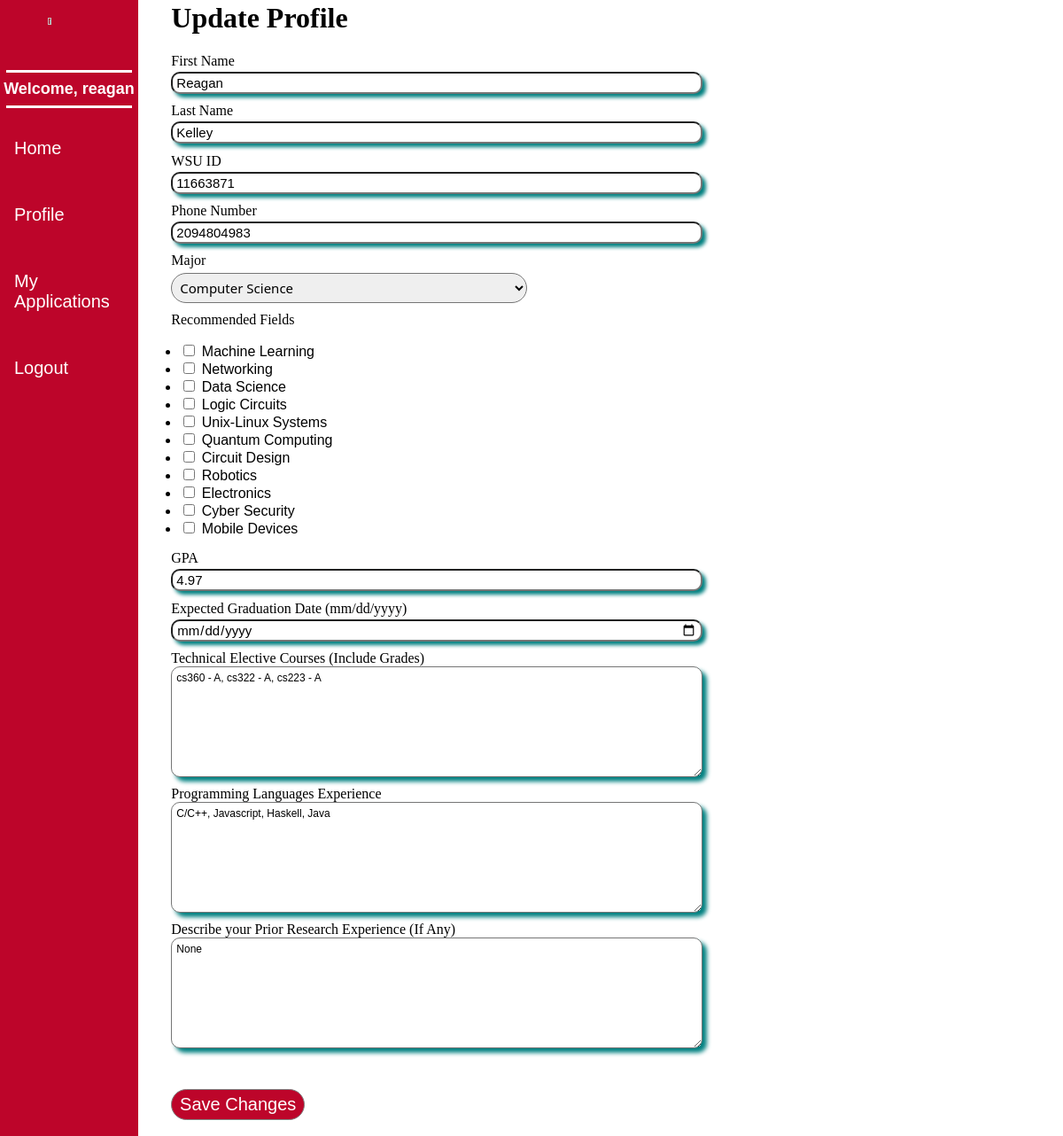
Screenshot of /student_profile_update (signed in) with the database file from the repository.
### app/Model/models.py (models this page shows, shortened)
class User(UserMixin, db.Model):
    id = db.Column(db.Integer, primary_key = True)
    wsu_id = db.Column(db.String, unique = True)
    username = db.Column(db.String(64), unique = True, index = True)
    email = db.Column(db.String(120), unique = True, index = True)
    password_hash = db.Column(db.String(128))
    user_type = db.Column(db.String(20))
    __mapper_args__ = { # Creates a connection within SQL, allows User to see its children classes
        'polymorphic_identity':'user',
        'polymorphic_on': user_type
    }
    def get_user_type(self):
        return self.user_type

class Student(User):
    __tablename__ = 'student'
    id = db.Column(db.Integer, db.ForeignKey('user.id'), primary_key=True)
    first_name = db.Column(db.String(64))
    last_name = db.Column(db.String(100))
    phone_no = db.Column(db.String(10))
    major = db.Column(db.Integer, db.ForeignKey('major.id'))
    gpa = db.Column(db.Float(precision = 1))
    expected_grad_date = db.Column(db.Date)
    elect_courses = db.Column(db.String(1500))
    fields = db.relationship('Field', secondary = studentFields, back_populates = 'students')
    languages = db.Column(db.String(700))
    prior_research = db.Column(db.String(1500))
    applications = db.relationship('Application', back_populates = 'student_applied')
    __mapper_args__ = {
        'polymorphic_identity':'student',
    }

### app/Controller/routes.py (the view, shortened to what this page needs)
@bp_routes.route('/student_profile_update', methods=['GET', 'POST'])
@login_required
def update_student_profile():
    if(current_user.get_user_type() == 'Faculty'):
        flash('You do not have permission to access this page.')
        return redirect(url_for('routes.index'))
    proForm = ProfileForm()
    num_collector.clear()
    majors = Major.query.all()
    for major in majors:
        if major.id != -1:
            num_collector.append(major.id)
    if request.method == 'GET': # Populate fields with existing data
        proForm.first_name.data = current_user.first_name
        proForm.last_name.data = current_user.last_name
        proForm.wsu_id.data = current_user.wsu_id
        proForm.phone_no.data = current_user.phone_no
        proForm.gpa.data = current_user.gpa
        proForm.expected_grad_date.data = current_user.expected_grad_date
        proForm.elect_courses.data = current_user.elect_courses
        proForm.languages.data = current_user.languages
        proForm.prior_research.data = current_user.prior_research
        proForm.major.data = Major.query.filter_by(id = current_user.major).first()
        proForm.fields.data = current_user.fields
    return render_template('updateprofile.html', title = "Student Profile", update = proForm, user = current_user)

### app/Controller/forms.py (shortened to what this page needs)
class ProfileForm(FlaskForm):
    first_name = StringField('First Name')
    last_name = StringField('Last Name')
    wsu_id = StringField('WSU ID', validators=[DataRequired(), Length(min = 8, max = 9)])
    phone_no = StringField('Phone Number', validators=[Length(max = 10)])
    major = QuerySelectField('Major', query_factory = all_majors, get_label = get_majorlabel, allow_blank = False)
    fields = QuerySelectMultipleField('Recommended Fields', query_factory= get_chosen_fields, get_label= lambda t: t.get_name(), widget=ListWidget(prefix_label=False), option_widget=CheckboxInput() )
    gpa = FloatField('GPA', validators = [NumberRange(min = 0.0, max = 5.0)])
    expected_grad_date = DateField('Expected Graduation Date (mm/dd/yyyy)', format = '%m/%d/%Y')
    elect_courses = TextAreaField("Technical Elective Courses (Include Grades)")
    languages = TextAreaField('Programming Languages Experience')
    prior_research = TextAreaField('Describe your Prior Research Experience (If Any)')
    save = SubmitField('Save Changes')

### app/Controller/forms.py (called while the page is built)
def get_majorlabel(theMajor):
    return theMajor.name

def all_majors():
    return Major.query.all()

def get_chosen_fields():
    print(num_collector)
    if len(num_collector) == 0:
        return Field.query.filter_by(id = -1)
    majors = db.session.query(Major).filter(Major.id.in_(n for n in num_collector)).all()
    field_id_list = []
    fields = Field.query.all()
    for field in fields: # look at every field
        majors_for_field = field.majors # get the majors for that field
        for major in majors_for_field:
            if major.id in num_collector:   # if a selected major is assigned to this field add it to the list
                field_id_list.append(field.id)
                break
    return db.session.query(Field).filter(Field.id.in_(n for n in field_id_list)).all()

### app/Model/models.py (called while the page is built)
@login.user_loader
def load_user(id):
    return User.query.get(id)

     def get_name(self):
        return "{}".format(self.field)

### app/View/templates/updateprofile.html (shortened to what this page needs)
{% extends "base.html" %}
{% block content %}
    <h1 style = "margin-left: 15%;">Update Profile</h1>
    {% if update %}
    <form action="" method="post" style="margin-left: 15%;">
        {{ update.first_name.label }} <br>
        {{ update.first_name(class = "formtitle") }} <br>
        {{ update.last_name.label }} <br>
        {{ update.last_name(class = "formtitle") }} <br>
        {{ update.wsu_id.label }} <br>
        {{ update.wsu_id(class = "formtitle") }} <br>
        {{ update.phone_no.label }} <br>
        {{ update.phone_no(class = "formtitle") }} <br>
        {{ update.major.label }} <br>
        {{ update.major(class = "forminput") }} <br>
        {{ update.fields.label}}
        {{ update.fields(class="formtags") }} <br><br><br><br><br><br><br><br><br><br>
        {{ update.gpa.label }} <br>
        {{ update.gpa(class = "formtitle") }} <br>
        {{ update.expected_grad_date.label }} <br>
        {{ update.expected_grad_date(class = "formtitle") }} <br>
        {{ update.elect_courses.label }} <br>
        {{ update.elect_courses(class = "formbody") }} <br>
        {{ update.languages.label }} <br>
        {{ update.languages(class = "formbody") }} <br>
        {{ update.prior_research.label }} <br>
        {{ update.prior_research(class = "formbody") }} <br>
        <br><br>
        {{ update.save(class = "updatepro_button") }}
    </form>
    {% endif %}
{% endblock %}

### app/View/templates/base.html (shortened to what this page needs)
<html>
    <head>
       <link rel="stylesheet" href="{{ url_for('static', filename='css/main.css') }}">
    </head>
    <body style = "background-color: white;">
        <link rel="stylesheet" href="https://cdnjs.cloudflare.com/ajax/libs/font-awesome/4.7.0/css/font-awesome.min.css">
        {% if current_user.is_anonymous == False %}
        <div class="sidenav">
        <table>
            <tr>
                {% if current_user.is_anonymous %}
                {% else %}
                    <img src = "../static/img/WSU_logo_side_bar_3.png" alt = "Sidebar Logo"   style = "position: fixed;width:4%;height:8%; margin-left: 4.5%; ">
                    <br><br>
                    <p style = "font-size: 18; font-family:sans-serif; font-weight:bold; text-align:center; color:white; margin-top: 3%; margin-bottom: 1%;"> Welcome, {{ current_user.username }} </p></i>
                    <a href="{{ url_for('routes.index') }}""><p style = "font-size: 20; font-family:sans-serif;"> Home </p></i></a>
                    {% if current_user.get_user_type() == 'student' %}
                    <a href="{{ url_for('routes.student_profile')}}"><p style = "font-size: 20; font-family:sans-serif;"> Profile</p></i></a>
                    <a href="{{ url_for('routes.applications') }}"><p style = "font-size: 20; font-family:sans-serif;"> My Applications</p></i></a>
                    {% else %}
                        <a href="{{ url_for('routes.postposition') }}"><p style = "font-size: 20; font-family:sans-serif;"> New Post</p></i></a>
                        <a href="{{ url_for('routes.applications') }}"><p style = "font-size: 20; font-family:sans-serif;"> Applications</p></i></a>
                    {% endif %}
                    <a href="{{ url_for('auth.logout') }}"><p style = "font-size: 20; font-family:sans-serif;"> Logout</p></i></a>
                {% endif %}
            </tr>
        </table>
        </div>
        {% endif %}
        <div>
            {% block content %} {% endblock %}
        </div>
    </body>
</html>

### app/View/static/css/main.css (style rules this page uses)
body { margin: 1px 1px 1px 15px; padding: 1px; font-family: Tahoma; text-align: left; }
.forminput { width : 40%; margin-bottom: 1%; margin-top: 0.5%; padding : 5px; font-family: 'Segoe UI', Tahoma, Geneva, Verdana, sans-serif; font-style: normal; font-size: 15px; border-radius: 20px; }
.formtitle { padding : 4px; font-family: sans-serif; margin-top: 3px; margin-bottom: 5px; font-size: 15; width: 600px; height: 25px; border-radius: 10px; box-shadow: 4px 4px 4px teal; margin-bottom: 1%; }
.formbody { padding : 5px; font-family: sans-serif; font-size: 12; width: 600px; height: 125px; border-radius: 10px; box-shadow:5px 5px 5px teal; margin-bottom: 1%; }
.formtags { padding-left: 1%; font-family: sans-serif; width: 20%; height: 5%; cursor: pointer; user-select: none; }
.sidenav { height: 100%; width: 13%; position: fixed; z-index: 1; top: 0; left: 0; background-color: rgb(189, 5, 42); overflow-x: hidden; padding-top: 20px; }
.sidenav a { padding: 6px 8px 6px 16px; text-decoration: none; font-size: 25px; color: white; display: block; }
.updatepro_button { border-radius: 30px; cursor: pointer; font-weight: normal; width : 15%; font-size: 20; padding : 5px; color: white; border: 1px solid gray; background-color: rgb(189, 5, 42); }

### rows the page displays
User: username "reagan", wsu_id "11663871"
Student: first_name "Reagan", last_name "Kelley", phone_no "2094804983", major "Computer Science", gpa "4.97", elect_courses "cs360 - A, cs322 - A, cs223 - A", languages "C/C++, Javascript, Haskell, Java", prior_research "None"

### other values shown
{{ update.first_name.label }} "First Name"
{{ update.last_name.label }} "Last Name"
{{ update.wsu_id.label }} "WSU ID"
{{ update.phone_no.label }} "Phone Number"
{{ update.major.label }} "Major"
{{ update.fields.label }} "Recommended Fields"
{{ update.gpa.label }} "GPA"
{{ update.expected_grad_date.label }} "Expected Graduation Date (mm/dd/yyyy)"
{{ update.elect_courses.label }} "Technical Elective Courses (Include Grades)"
{{ update.languages.label }} "Programming Languages Experience"
{{ update.prior_research.label }} "Describe your Prior Research Experience (If Any)"
